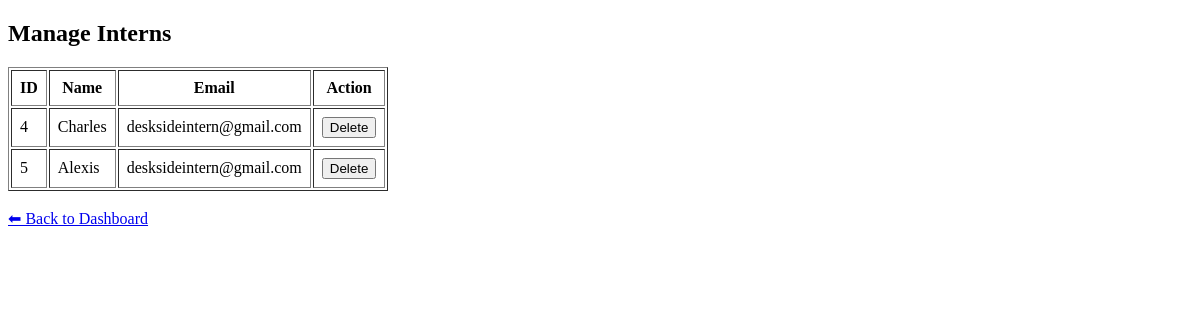
The app's page /manage_interns (signed in), older data.
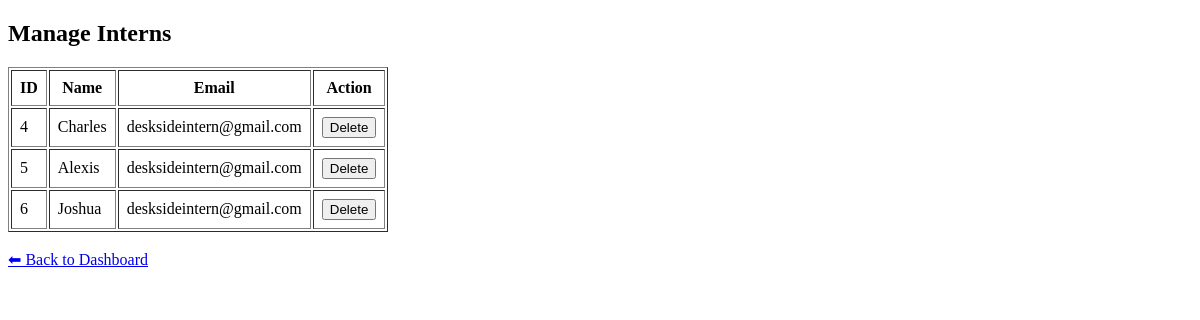
The same page, newer data.
### app.py (models this page shows)
class User(db.Model, UserMixin):
    id = db.Column(db.Integer, primary_key=True)
    name = db.Column(db.String(150), nullable=False)
    email = db.Column(db.String(150), nullable=False)
    password = db.Column(db.String(150), nullable=False)
    role = db.Column(db.String(50), nullable=False, default='intern')  # 'admin' or 'intern'

### app.py (the view)
@app.route('/manage_interns', methods=['GET', 'POST'])
@login_required
def manage_interns():
    if current_user.role != 'admin':
        flash('Access denied: Admins only.', 'danger')
        return redirect(url_for('dashboard'))
    interns = User.query.filter_by(role='intern').all()
    return render_template('manage_interns.html', interns=interns)

### app.py (called while the page is built)
@login_manager.user_loader
def load_user(user_id):
    return User.query.get(int(user_id))

### templates/manage_interns.html (shortened to what this page needs)
<!DOCTYPE html>
<html lang="en">
<head>
</head>
<body>
    <h2>Manage Interns</h2>
    <table border="1" cellpadding="8">
        <thead>
            <tr>
                <th>ID</th>
                <th>Name</th>
                <th>Email</th>
                <th>Action</th>
            </tr>
        </thead>
        <tbody>
            {% for intern in interns %}
            <tr>
                <td>{{ intern.id }}</td>
                <td>{{ intern.name }}</td>
                <td>{{ intern.email }}</td>
                <td>
                    <form action="{{ url_for('delete_intern', id=intern.id) }}" method="POST" style="display:inline;">
                        <button type="submit" onclick="return confirm('Delete this intern?')">Delete</button>
                    </form>
                </td>
            </tr>
            {% else %}
            <tr><td colspan="4">No interns registered yet.</td></tr>
            {% endfor %}
        </tbody>
    </table>
    <br>
    <a href="{{ url_for('admin_dashboard') }}">⬅ Back to Dashboard</a>
</body>
</html>

Row changes from the older to the newer data that the page shows:
added User: id "6", name "Joshua", email "desksideintern@gmail.com"
